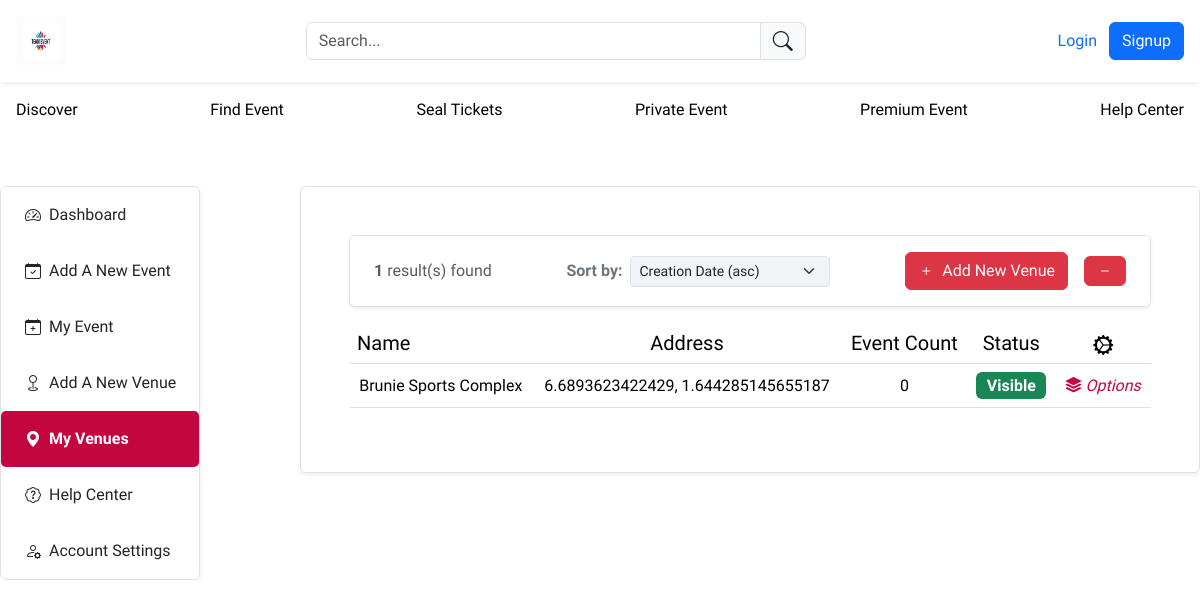
Screenshot of /public/organizer/my_venue.php with the database file from the repository.
### tables this page shows
CREATE TABLE `venue` (
  `id` int(11) NOT NULL,
  `venue_name` varchar(200) NOT NULL,
  `venue_address` varchar(200) NOT NULL,
  `latitude` varchar(200) NOT NULL,
  `longitude` varchar(200) NOT NULL,
  `venue_city` varchar(200) NOT NULL,
  `venue_region` varchar(200) NOT NULL
);

### private/classes/databaseObject.class.php (called while the page is built, shortened)
<?php
class databaseObject
{
    static protected $database;
    static protected $table_name = '';
    static public function set_database($database)
    {
        self::$database = $database;
    }
    static protected function instantiate($record)
    {
        $object = new static;
        foreach ($record as $property => $value) {
            if (property_exists($object, $property)) {
                $object->$property = $value;
            }
        }
        return $object;
    }
    static public function find_by_query_command($query_command)
    {
        $result = self::$database->query($query_command);
        $object_array = [];
        while ($record = $result->fetch_assoc()) {
            $object_array[] = static::instantiate($record);
        }
        return $object_array;
    }
    static public function find_all()
    {
        $query_command = "SELECT * FROM " . static::$table_name . " ";
        return static::find_by_query_command($query_command);
    }
}

### public/organizer/my_venue.php (the view, shortened to what this page needs)
<?php include("../../private/initialize.php");
include(SHARED_PATH . "/organizer_header.php");
$venue = Venue::find_all();
?>
<div class="border col-md-12 col-lg-9 flex-column shadow-sm rounded 0-0 p-md-5">
    <div class="d-block d-md-flex  justify-content-between align-items-center  py-3 px-4 border rounded shadow-sm" style="background-color: #ffffff;">
        <div class="text-muted mb-2 mb-md-0">
            <strong>1</strong> result(s) found
        </div>
        <div class="d-flex align-items-center mb-2 mb-md-0">
            <label for="event_category" class="mb-0 me-2 fw-bold text-secondary">Sort by:</label>
            <select class="form-select form-select-sm" style="width: 200px; background-color: #F1F3F7;">
                <option selected>Creation Date (asc)</option>
            </select>
        </div>
        <div class=" d-flex gap-md-3 gap-5 align-items-center ">
            <div>
                <a href="add_venue.php" class="btn btn-danger d-flex align-items-center gap-2 text-decoration-none">
                    <i class="bi bi-plus fw-bold"></i>
                    <span>Add New Venue</span>
                </a>
            </div>
            <div>
                <button type="button" class="btn btn-danger d-flex align-items-center" onclick="toggleTargetDiv()">
                    <i class="bi bi-dash fw-bold"></i>
                </button>
            </div>
        </div>
    </div>
    <div class="card-body mt-3">
        <div class="table-responsive text-nowrap">
            <table class="table table-hover text-center align-middle">
                <thead>
                    <tr class="flex-row align-items-center ms-auto fs-5 text-center">
                        <th class="fw-normal text-start">Name</th>
                        <th class="fw-normal">Address</th>
                        <th class="fw-normal">Event Count</th>
                        <th class="fw-normal">Status</th>
                        <th><i class="bi bi-gear-wide-connected"></i></th>
                    </tr>
                </thead>
                <tbody>
                    <tr>
                        <?php foreach ($venue as $venue) { ?>
                            <td>
                                <span class="" style="color: #c3073f;"><a href="view_venue.php?id=<?php echo $venue->id ?>" class="text-decoration-none text-black"><?php echo $venue->venue_name ?></a></span>
                            </td>
                            <td>
                                <span class="emp_name text-truncate" style="color: #;"><?php echo $venue->venue_address ?></span>
                            </td>
                            <td>
                                <span>0</span>
                            </td>
                            <td>
                                <span class="badge bg-success fs-6">Visible</span>
                            </td>
                            <td>
                                <div class="dropdown">
                                    <button type="button" class="btn p-0" data-bs-toggle="dropdown">
                                        <i class="bi bi-stack" style="color: #c3073f"> Options</i>
                                    </button>
                                </div>
                            </td>
                    </tr>
                <?php } ?>
                </tbody>
            </table>
        </div>
    </div>
</div>
</section>
</div>
</container>
</body>
</php>

### rows the page displays
venue: venue_name "Brunie Sports Complex", venue_address "6.6893623422429, 1.644285145655187"
